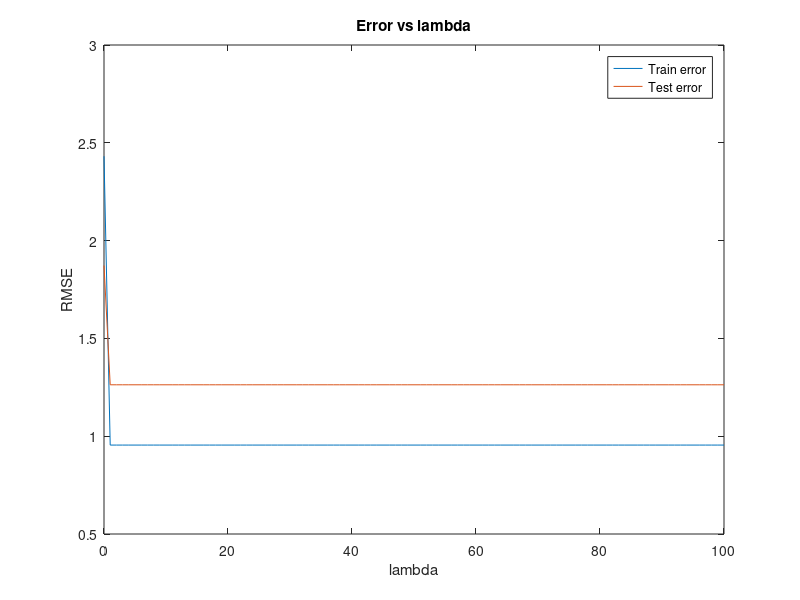
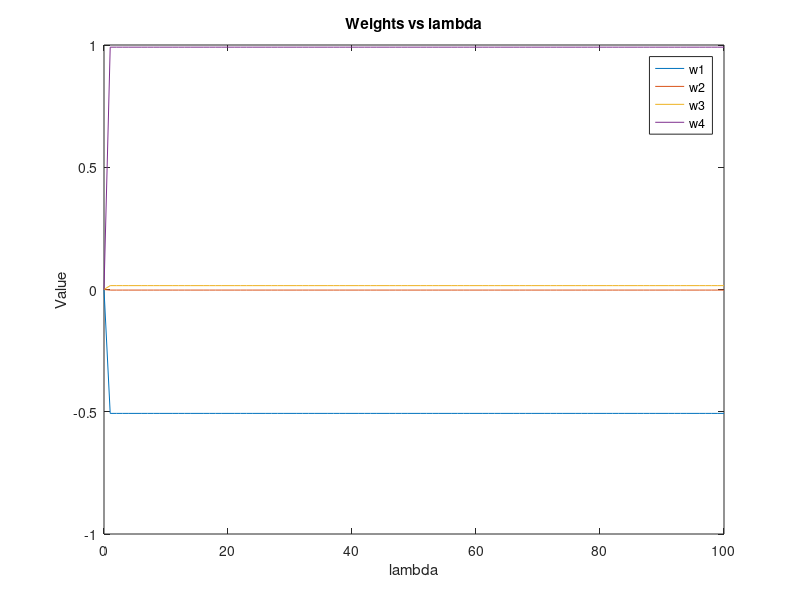

These figures' MATLAB source, in order:
clc;
clear;

x = load('./hw2x.dat');
y = load('./hw2y.dat');
x = [x ones(length(x), 1)];


Xtrain = x(1:floor(0.9 * length(x)), :);
Ytrain = y(1:floor(0.9 * length(y)));

Xtest = x(floor(0.9 * length(x))+1:end, :);
Ytest = y(floor(0.9 * length(y))+1:end);


for lambda = 0:1:100
    w = LinearRegression(Xtrain, Ytrain, lambda);
    predictedTest = Xtest*w;
    predictedTrain = Xtrain*w;
    rmseTest = rms(predictedTest - Ytest);
    rmseTrain = rms(predictedTrain - Ytrain);
    results(lambda+1, :) = [lambda rmseTrain rmseTest];
    weights(lambda+1, :) = w;
end

figure(1);
plot(results(:, 1), results(:, 2), results(:, 1), results(:, 3));
title('Error vs lambda');
legend('Train error', 'Test error');
xlabel('lambda');
ylabel('RMSE');

figure(2);
plot(results(:, 1), weights(:, 1), results(:, 1), weights(:, 2), ...
    results(:, 1), weights(:, 3), results(:, 1), weights(:, 4));

title('Weights vs lambda');
legend('w1', 'w2', 'w3', 'w4');
xlabel('lambda');
ylabel('Value');